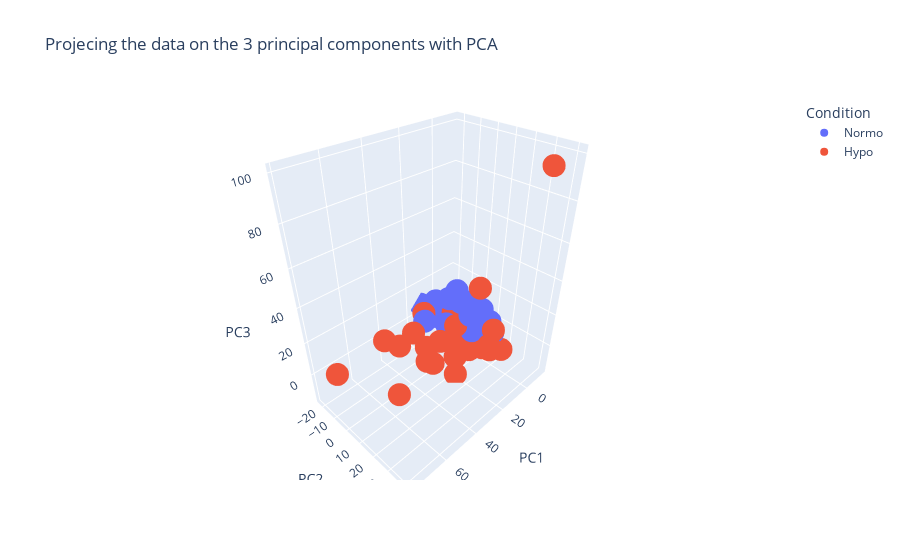

Source (notebook cell):
### Code cell
import plotly.express as px

fig = px.scatter_3d(
    data_frame = merged_three_dim,
    x = "PC1",
    y = "PC2",
    z = "PC3",
    title="Projecing the data on the 3 principal components with PCA",
    color = "Condition",
)
# Show the fig
fig.show()
